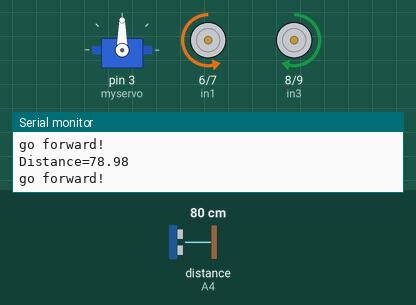
Recording of a sketch running on a simulated Arduino Uno, built with avr-gcc and run on an emulated ATmega328P. Shown: servo, motor-driver pin pairs drawn as motors (green arrow = first pin HIGH = forward, orange = second pin HIGH = backward, longer = more drive, scaled by the enable pin), the last lines printed to the serial monitor. Wiring (inferred from the names in the program): ultrasonic range finder: trigger A5; echo A4. The test bench sets the inputs (shaded band); at power-on: distance to the obstacle (sensor on A4) 80 cm. The echo pulse lasts 58.3 µs per cm.

Above: at 1.2 s.
1.3 s: distance to the obstacle (sensor on A4) set to 18 cm
4.3 s: distance to the obstacle (sensor on A4) set to 15 cm
At 5.2 s:
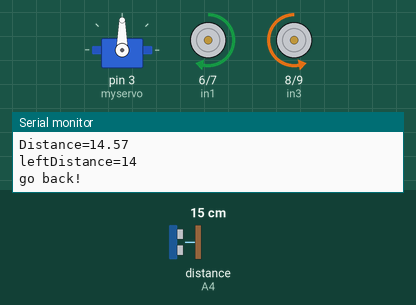
7.3 s: distance to the obstacle (sensor on A4) set to 35 cm
At 7.82 s:
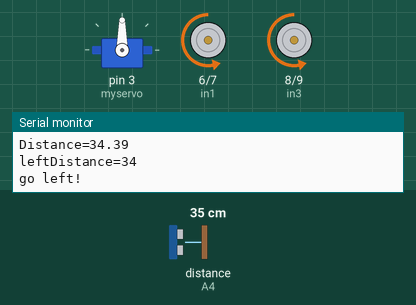
9.4 s: distance to the obstacle (sensor on A4) set to 2 cm
At 9.6 s:
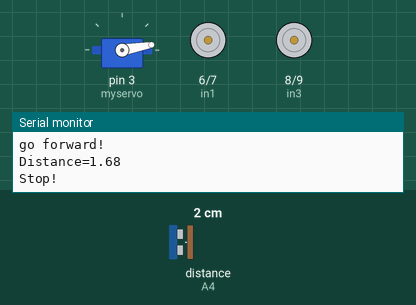
12.4 s: distance to the obstacle (sensor on A4) set to 4 cm
15.4 s: distance to the obstacle (sensor on A4) set to 60 cm
At 15.47 s:
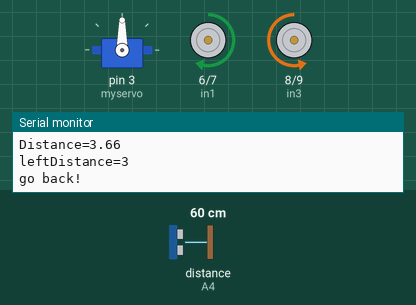
Timing chart, 0 to 18.1 s (numbered marks = the images above; inputs shaded):
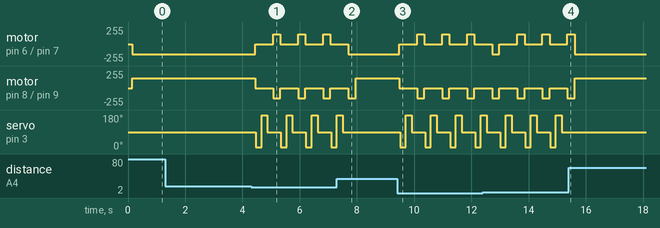

Measured:
- the behaviour switches between 17 and 16 cm on distance to the obstacle (sensor on A4) (found by bisection; images 0 and 1)
- after the input at 4.3 s, motor on pin 6 (in1) / pin 7 (in2): alternates forward 150/255 for 0.25 s and stopped for 0.62 s, starting after 0.14 s; motor on pin 8 (in3) / pin 9 (in4): alternates backward 150/255 for 0.25 s and stopped for 0.62 s, starting after 0.14 s
- after the input at 7.3 s, servo on pin 3 (myservo): goes on until 7.5 s, then stays 90°
- after the input at 9.4 s, motor on pin 6 (in1) / pin 7 (in2): alternates forward 150/255 for 0.25 s and stopped for 0.62 s, starting after 0.08 s; motor on pin 8 (in3) / pin 9 (in4): alternates backward 150/255 for 0.25 s and stopped for 0.62 s, starting after 0.08 s
- after the input at 15.4 s, servo on pin 3 (myservo): stops changing and stays 90°

The sketch:

Obstacle_Avoidance_Car_3.ino
```cpp
//www.elegoo.com
//2016.09.23

#include <Servo.h> //servo library
Servo myservo; // create servo object to control servo
int Echo = A4;
int Trig = A5;
int in1 = 6;
int in2 = 7;
int in3 = 8;
int in4 = 9;
int ENA = 5;
int ENB = 11;
int ABS = 150;
int rightDistance = 0,leftDistance = 0,middleDistance = 0 ;

/* Constantes pour le timeout */
const unsigned long MEASURE_TIMEOUT = 25000UL; // 25ms = ~8m ÃƒÂ  340m/s

/* Vitesse du son dans l'air en mm/us */
const float SOUND_SPEED = 340.0 / 1000;


void _mForward()
{
 analogWrite(ENA,ABS);
 analogWrite(ENB,ABS);
 digitalWrite(in1,LOW);//digital output
  digitalWrite(in2,HIGH);
  digitalWrite(in3,HIGH);
  digitalWrite(in4,LOW);
 Serial.println("go forward!");
}

void _mBack()
{
 analogWrite(ENA,ABS);
 analogWrite(ENB,ABS);
  digitalWrite(in1,HIGH);
  digitalWrite(in2,LOW);
  digitalWrite(in3,LOW);
  digitalWrite(in4,HIGH);
 Serial.println("go back!");
}

void _mleft()
{
 analogWrite(ENA,ABS);
 analogWrite(ENB,ABS);
  digitalWrite(in1,LOW);
  digitalWrite(in2,HIGH);
  digitalWrite(in3,LOW);
  digitalWrite(in4,HIGH);
 Serial.println("go left!");
}

void _mright()
{
 analogWrite(ENA,ABS);
 analogWrite(ENB,ABS);
  digitalWrite(in1,HIGH);
  digitalWrite(in2,LOW);
  digitalWrite(in3,HIGH);
  digitalWrite(in4,LOW);
 Serial.println("go right!");
}
void _mStop()
{
  digitalWrite(ENA,LOW);
  digitalWrite(ENB,LOW);
  Serial.println("Stop!");
}
 /*Ultrasonic distance measurement Sub function*/
int Distance_test()
{
  digitalWrite(Trig, LOW);
  delayMicroseconds(2);
  digitalWrite(Trig, HIGH);
  delayMicroseconds(20);
  digitalWrite(Trig, LOW);
  float Fdistance = pulseIn(Echo, HIGH);
  //Fdistance= Fdistance/58;
  float distance_mm = Fdistance / 2.0 * SOUND_SPEED / 10;
  Serial.print("Distance=");
  Serial.println(distance_mm);
  return (int)distance_mm;
}

void setup()
{
  myservo.attach(3);// attach servo on pin 3 to servo object
  Serial.begin(9600);
  pinMode(Echo, INPUT);
  pinMode(Trig, OUTPUT);
  pinMode(in1,OUTPUT);
  pinMode(in2,OUTPUT);
  pinMode(in3,OUTPUT);
  pinMode(in4,OUTPUT);
  pinMode(ENA,OUTPUT);
  pinMode(ENB,OUTPUT);
  _mStop();
}

void loop()
{
    myservo.write(90);//setservo position according to scaled value
    delay(150);
    middleDistance = Distance_test();
    #ifdef send
    Serial.print("middleDistance=");
    Serial.println(middleDistance);
    #endif

    if(middleDistance<=15)
    {
      _mStop();
      delay(20);
      myservo.write(10); // regarder à droite
      delay(200);
      rightDistance = Distance_test(); // calcule

      //#ifdef send
      Serial.print("rightDistance=");
      Serial.println(rightDistance);
      //#endif

      //delay(20);
      // myservo.write(90);
      //delay(200);
      myservo.write(180);
      delay(200);
      leftDistance = Distance_test();

      //#ifdef send
      Serial.print("leftDistance=");
      Serial.println(leftDistance);
     // #endif

      //delay(200);
      myservo.write(90);
      delay(200);
      if(rightDistance>leftDistance)
      {
        _mright();
        delay(100);
       }
       else if(rightDistance<leftDistance)
       {
        _mleft();
        delay(100);
       }
       else if((rightDistance<=15)||(leftDistance<=15))
       {
        _mBack();
        delay(100);
       }
       else
       {
        _mForward();
       }
    }
    else
        _mForward();
}
```
